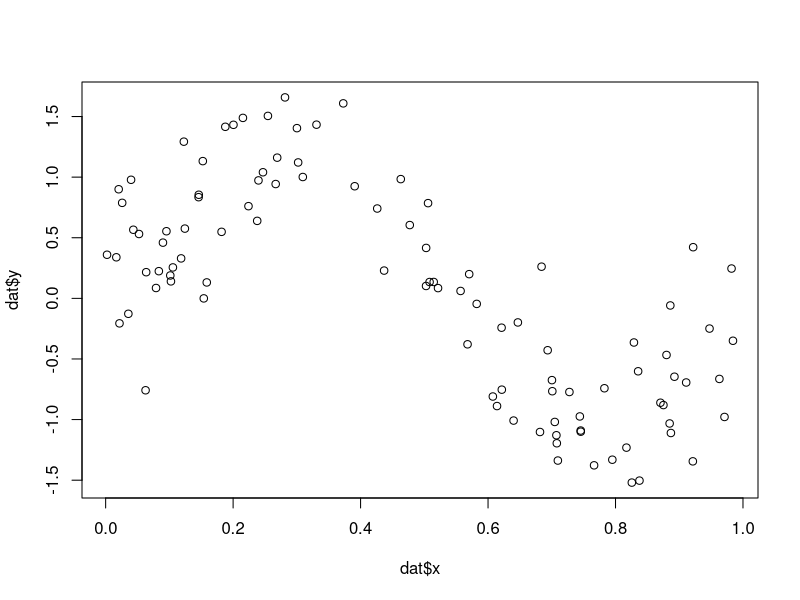
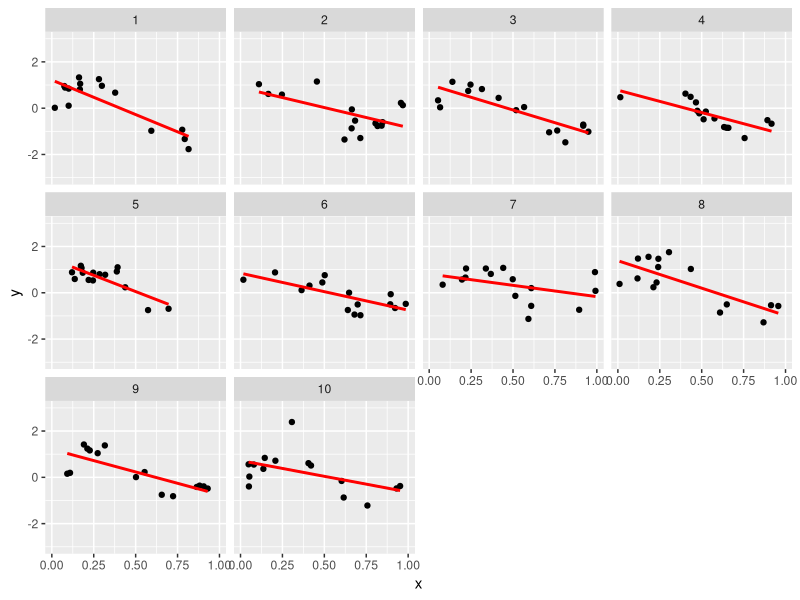
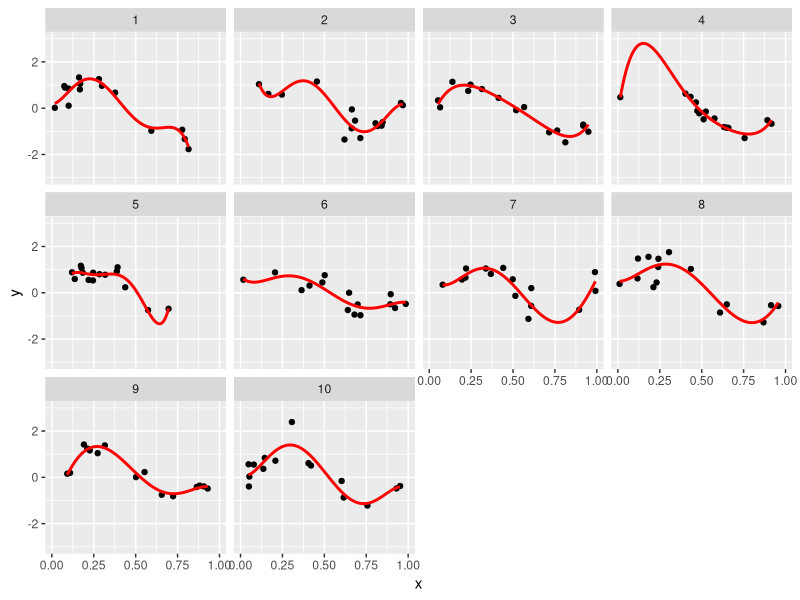
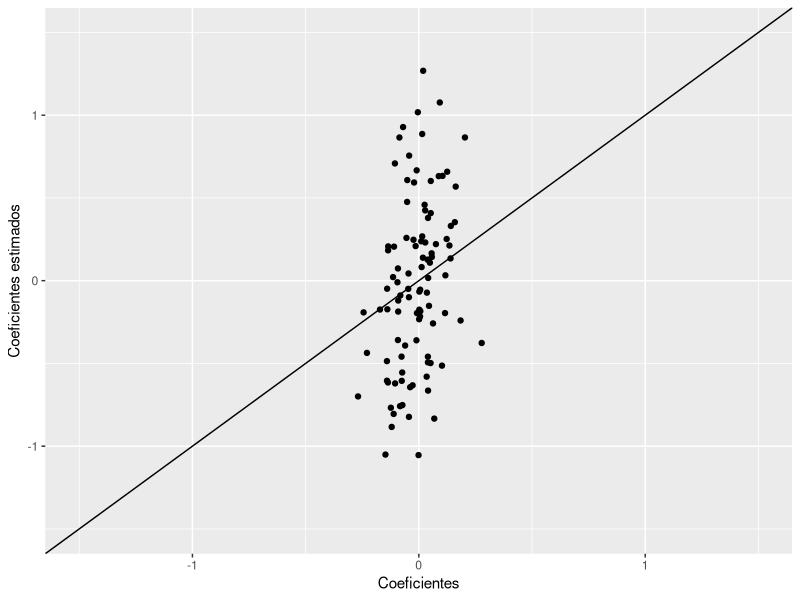
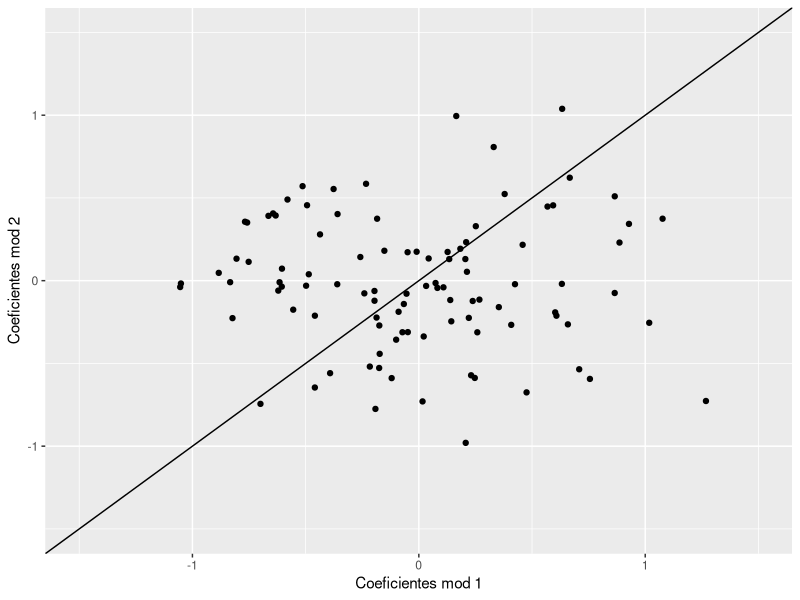
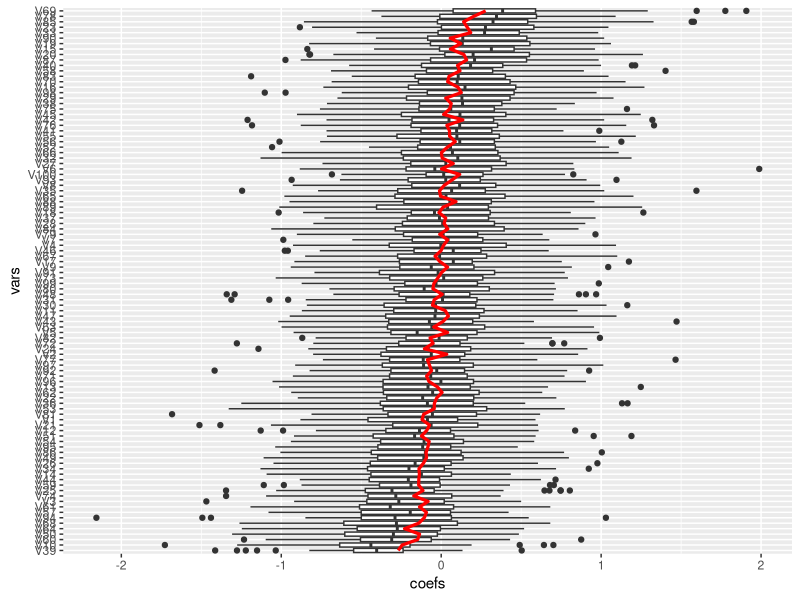
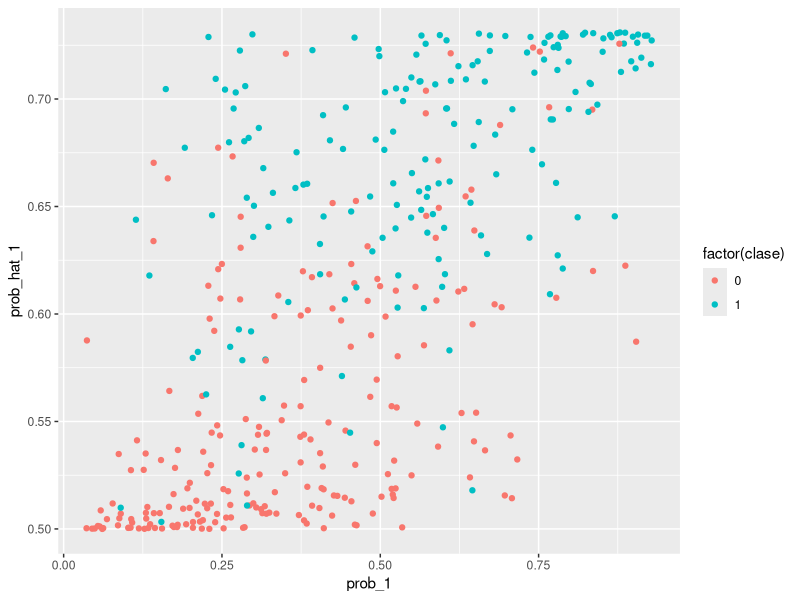
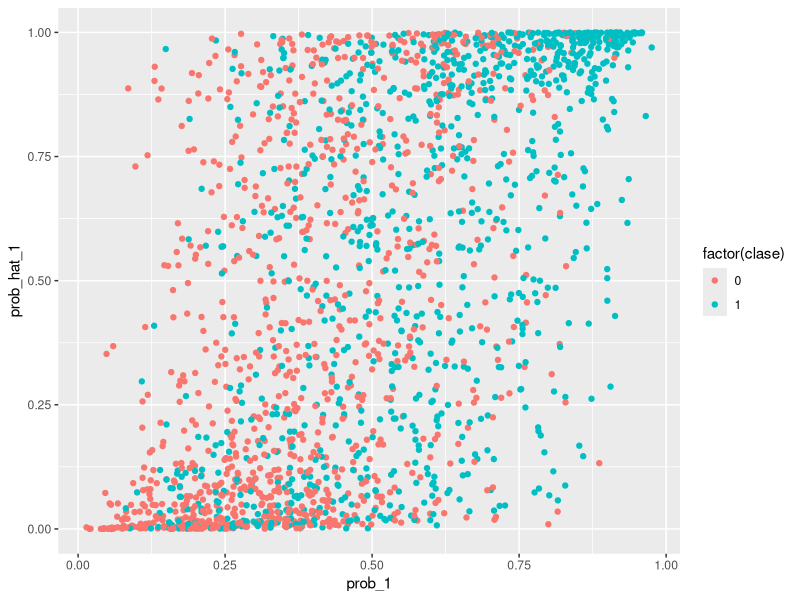

Write the R code that produced these figures, in order. (Note: this script raises an error after producing the figures.)
## ---- chunk 1
library(dplyr)
library(tidyr)
library(purrr)
library(ggplot2)
## ---- chunk 2
f <- function(x){ sin(6*x)}
sim_data <- function(n = 15){
  x <- runif(n, 0, 1)
  y <- f(x) + rnorm(n, 0, 0.4)
  data_frame(x = x, y = y)
}
dat <- sim_data(n = 100)
plot(dat$x,dat$y)
## ---- chunk 3
set.seed(92114)
sims <- data_frame(rep = 1:10)
sims <- sims %>% group_by(rep) %>% 
  mutate(data = list(data = sim_data())) %>% unnest
## ---- chunk 4
ggplot(sims, aes(x=x, y=y)) + geom_point() +
  facet_wrap(~rep) + 
  geom_smooth(formula = y~x, method ='lm', colour = 'red', se = FALSE) +
  ylim(c(-3,3))
## ---- chunk 5
ggplot(sims, aes(x=x, y=y)) + geom_point() +
  facet_wrap(~rep) + geom_smooth(formula = y~ poly(x, 5, raw = TRUE), method ='lm', 
                                 colour = 'red', se = FALSE) + ylim(c(-3,3))
## ---- chunk 6
h <- function(x){ 1 / (1 + exp(-x))}
set.seed(2805)
beta <- rnorm(100,0,0.1)
names(beta) <- paste0('V', 1:length(beta))
beta
## ---- chunk 7
sim_datos <- function(n, m, beta){
  p <- length(beta)
  #n = casos de entrenamiento, m= casos de prueba, p=num variables
  mat_entrena <- matrix(rnorm(n*p, 0, 0.5), n, p) + rnorm(p) 
  mat_prueba <- matrix(rnorm(m*p, 0, 0.5), m, p) + rnorm(p) 
  p_entrena <- h(mat_entrena %*% beta) 
  p_prueba <- h(mat_prueba %*% beta) 
  y_entrena = rbinom(n, 1, p_entrena)
  y_prueba = rbinom(m, 1, p_prueba)
  dat_entrena <- as.data.frame(mat_entrena)
  dat_prueba <- as.data.frame(mat_prueba)
  dat_entrena$y <- y_entrena
  dat_prueba$y <- y_prueba
  dat_entrena$entrena <- TRUE
  dat_prueba$entrena <- FALSE
  datos <- bind_rows(dat_entrena, dat_prueba)
  datos
}
datos <- sim_datos(n = 400, m = 2000, beta = beta)
## ---- chunk 8
mod_1 <- glm(y ~ -1 + ., datos %>% filter(entrena) %>% select(-entrena), 
             family = 'binomial')
## ---- chunk 9
qplot(beta, mod_1$coefficients) + 
  xlab('Coeficientes') + 
  ylab('Coeficientes estimados') +
  geom_abline(xintercept=0, slope =1) +
  xlim(c(-1.5,1.5))+ ylim(c(-1.5,1.5))
## ---- chunk 10
datos_2 <- sim_datos(n = 400, m = 10, beta = beta)
mod_2 <- glm(y ~ -1 + ., datos_2 %>% filter(entrena) %>% select(-entrena), 
             family = 'binomial')
qplot(mod_1$coefficients, mod_2$coefficients) + xlab('Coeficientes mod 1') + 
  ylab('Coeficientes mod 2') +
  geom_abline(xintercept=0, slope =1) +
  xlim(c(-1.5,1.5))+ ylim(c(-1.5,1.5))
## ---- chunk 11
dat_sim <- lapply(1:50, function(i){
  salida <- sim_datos(n=400, m=10, beta)
  mod <-  glm(y ~ -1 + ., salida %>% filter(entrena) %>% select(-entrena), 
             family = 'binomial')
  data_frame(rep = i, vars = names(coef(mod)), coefs = coef(mod))
}) %>% bind_rows
head(dat_sim)
## ---- chunk 12
dat_sim <- dat_sim %>% mutate(vars = reorder(vars, coefs, mean))
ggplot(dat_sim, aes(x=vars, y=coefs)) + geom_boxplot() +
  geom_line(data=data_frame(coefs=beta, vars=names(beta)), 
    aes(y=beta, group=1), col='red',size=1.1) + coord_flip()
## ---- chunk 13
dat_e <- datos %>% filter(entrena)
dat_p <- datos %>% filter(!entrena)
x_e <- dat_e %>% select(-entrena, -y) %>% as.matrix
x_p <- dat_p %>% select(-entrena, -y) %>% as.matrix
p_entrena <- data_frame(prob_hat_1 = h(mod_1$fitted.values), 
                        prob_1 = as.numeric(h(x_e %*% beta)),
                        clase = dat_e$y)
p_prueba <- data_frame(prob_hat_1 = as.numeric(h(x_p %*% (mod_1$coefficients))), 
                       prob_1 = as.numeric(h(x_p %*% beta)),
                       clase = dat_p$y)
## ---- chunk 14
ggplot(p_entrena, aes(x=prob_1, y=prob_hat_1, colour=factor(clase))) + geom_point()
## ---- chunk 15
ggplot(p_prueba, aes(x=prob_1, y=prob_hat_1, colour=factor(clase))) + geom_point()
## ---- chunk 16
tab <- table(p_prueba$prob_hat_1 > 0.5, p_prueba$clase)
prop.table(tab, margin=2)
## ---- chunk 17
library(glmnet)
mod_restringido <- glmnet(x = x_e, y = dat_e$y, 
  alpha = 0,
  family='binomial', intercept = F, 
  lambda = 0.1)
beta_penalizado <- coef(mod.restringido)[-1] # quitar intercept
## ---- chunk 18
sum(beta_penalizado^2)
sum(coef(mod_1)^2)
## ---- chunk 19
qplot(beta, beta_penalizado) + 
  xlab('Coeficientes') + 
  ylab('Coeficientes estimados') +
  geom_abline(xintercept=0, slope =1) +
  xlim(c(-0.5,0.5))+ ylim(c(-0.5,0.5))
## ---- chunk 20
p_entrena$prob_hat_pen <- h(x_e %*% as.numeric(beta.restr))
p_prueba$prob_hat_pen <- h(x_p %*% as.numeric(beta.restr))
## ---- chunk 21
ggplot(p_entrena, aes(x=prob_1, y=prob_hat_pen, colour=factor(clase))) + geom_point()
## ---- chunk 22
ggplot(p_prueba, aes(x=prob_1, y=prob_hat_pen, colour=factor(clase))) + geom_point()
## ---- chunk 23
tab <- table(p_prueba$prob_hat_pen > 0.5, p_prueba$clase)
prop.table(tab, margin=2)
## ---- chunk 24
library(ROCR)
pred <- prediction(predictions = p_prueba$prob_hat_1, labels = p_prueba$clase)
perf <- performance(pred, measure = "sens", x.measure = "fpr") 
plot(perf)
pred_r <- prediction(predictions = p_prueba$prob_hat_pen, labels = p_prueba$clase)
perf_r <- performance(pred_r, measure = "sens", x.measure = "fpr") 
plot(perf_r, add =T, col ='red')
abline(a=0, b=1, col ='gray')
## ---- chunk 25
library(ROCR)
pred <- prediction(predictions = p_entrena$prob_hat_1, labels = p_entrena$clase)
perf <- performance(pred, measure = "sens", x.measure = "fpr") 
plot(perf)
pred_r <- prediction(predictions = p_entrena$prob_hat_pen, labels = p_entrena$clase)
perf_r <- performance(pred_r, measure = "sens", x.measure = "fpr") 
plot(perf_r, add =T, col ='red')
abline(a=0, b=1, col ='gray')
## ---- chunk 26
library(glmnet)
mod_ridge <- glmnet(x = x_e, y = dat_e$y, 
  alpha = 0, #ridge
  family='binomial', intercept = F, nlambda=50) #normalmente ponemos intercept = T
dim(coef(mod_ridge))

## ---- chunk 27
plot(mod_ridge, xvar='lambda')
## ---- chunk 28
devianza  <- function(p, y){
  -2*mean(y * log(p) + (1-y) * log(1 - p))
}
# predict en glmnet produce probabilidades para los 50 modelos
preds_ridge <- predict(mod_ridge, newx = x_p, type = 'response') %>%
  data.frame %>% mutate(id = 1:nrow(x_p)) %>%
  gather(modelo, prob, -id) %>%
  left_join(dat_p %>% mutate(id=1:nrow(dat_p)) %>% select(id, y))

head(preds_ridge)
tail(preds_ridge)

df_lambdas <- data_frame(modelo = attr(mod_ridge$a0, 'names'), 
                         lambda = mod_ridge$lambda)


devianzas_prueba <- preds_ridge %>% group_by(modelo) %>%
  summarise( devianza = devianza(prob, y)) %>% left_join(df_lambdas)

ggplot(devianzas_prueba, aes(x = lambda, y= devianza)) + 
  scale_x_log10(breaks = round(2^seq(-5,5,1),2)) +
  geom_point()
## ---- chunk 29
df_lambdas 
coefs_selec <- coef(mod_ridge)[-1, 's38']
pred_prueba_final <- h(x_p %*% coefs_selec)
tab_confusion <- table(pred_prueba_final > 0.5, dat_p$y)
tab_confusion
prop.table(tab_confusion, margin=2)
## ---- chunk 30
knitr::include_graphics("./imagenes/div_muestra.png")
## ---- chunk 31
knitr::include_graphics("./imagenes/div_muestra_cv.png")
## ---- chunk 32
library(glmnet)
cv.mod.ridge <- cv.glmnet(x=salida$mat.entrena, y=salida$g.entrena, 
  alpha = 0,
  family='binomial', intercept = F, nfolds = 10, nlambda=50)
plot(cv.mod.ridge)
cv.mod.ridge$lambda.min
cv.mod.ridge$lambda.1se
## ---- chunk 33
#comp.dat <- data.frame(log.lambda=log(devianza.prueba$lambda),
#  devianza.prueba = devianza.prueba$dev,
#  devianza.vc = cv.mod.ridge$cvm)
#comp.dat.m <- melt(comp.dat, id.vars='log.lambda')
#ggplot(comp.dat.m, aes(x=log.lambda, y=value, colour=variable)) +
#  geom_point()
